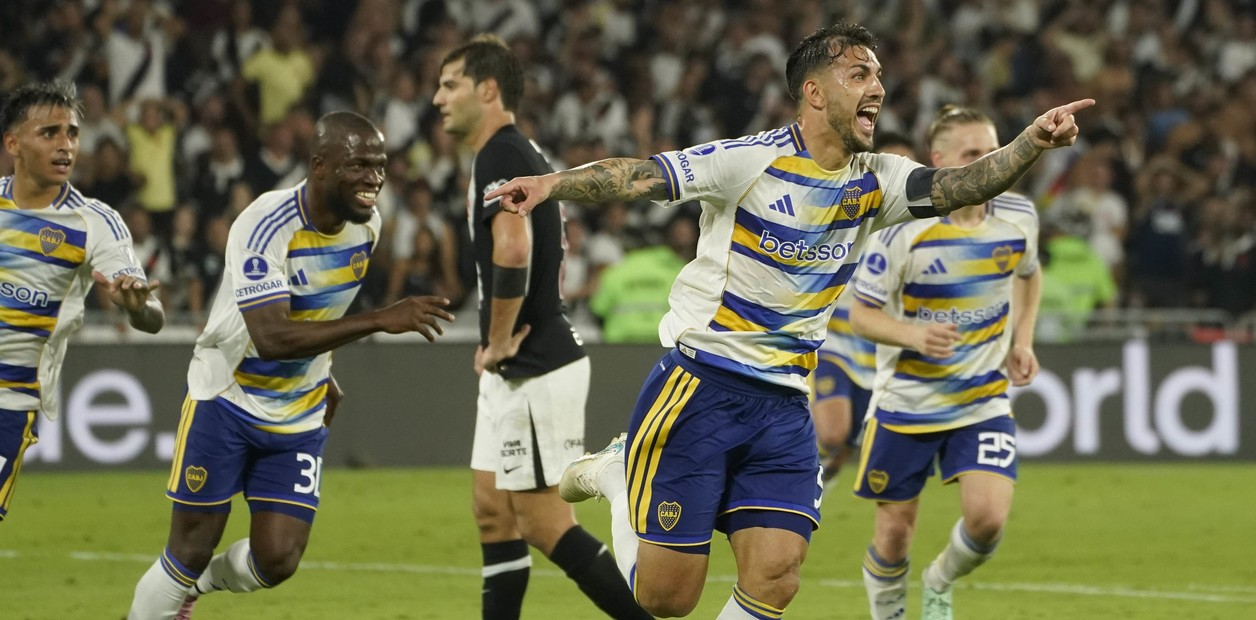
#> input picture Archivos TP2-20261023/img_03.jpg, 1256 x 620 px, found by its file name; its folder holds only this picture in this run
$ jupyter execute --allow-errors TP2_base.ipynb
#> lines starting #> are read from the running program, lines starting #| are printed output that depends on the picture
### formato_tp2.py
"""
Formato binario .tp2: imagen en escala de grises comprimida con Huffman sobre residuos por fila.

Estructura del archivo (enteros en little-endian):
    magic         4 bytes   b'TP2\\x01'
    M, N          2 x uint32  alto y ancho de la imagen
    n_simbolos    uint16    cantidad de residuos distintos (0 si N == 1)
    tabla         por simbolo: residuo int16 | largo del codigo uint16 | codigo empaquetado en bytes
    primera_col   M bytes   primer pixel de cada fila (condicion inicial)
    n_bits        uint64    cantidad de bits utiles del payload
    payload       bits de los M*(N-1) residuos, empaquetados (relleno de ceros al final)
"""
import struct
import numpy as np

from funciones_auxiliares_tp2 import huffman_code, huffman_decode

MAGIC = b'TP2\x01'


def _pmf(simbolos):
    valores, cuentas = np.unique(simbolos, return_counts=True)
    return {int(v): c / simbolos.size for v, c in zip(valores, cuentas)}


# [14 lines left out: functions _empaquetar, _desempaquetar, not called in this run]


def comprimir(img):
    """img: matriz 2D uint8/int. Retorna los bytes del archivo .tp2."""
    img = np.asarray(img, dtype=np.int16)
    M, N = img.shape
    primera_col = img[:, 0].astype(np.uint8)
    res = np.diff(img, axis=1)          # (M, N-1), residuos entre vecinos de una misma fila

    salida = [MAGIC, struct.pack('<IIH', M, N, 0)]
    codigo = {}
    bits = ''
    if res.size > 0:
        codigo = huffman_code(_pmf(res.ravel()))
        if len(codigo) == 1:            # un unico residuo: huffman_code devuelve '' -> forzar 1 bit
            codigo = {s: '0' for s in codigo}
        bits = ''.join(codigo[int(r)] for r in res.ravel())
    salida[1] = struct.pack('<IIH', M, N, len(codigo))

    for simbolo, cod in codigo.items():
        salida.append(struct.pack('<hH', simbolo, len(cod)))
        salida.append(_empaquetar(cod))
    salida.append(primera_col.tobytes())
    salida.append(struct.pack('<Q', len(bits)))
    salida.append(_empaquetar(bits))
    return b''.join(salida)


# [23 lines left out: function descomprimir, not called in this run]

### TP2_G04/TP2_base.ipynb
# TP2 - Compresión de imágenes sin pérdida con Huffman
Inferencia y Estimación - Primavera 2026

## 0. Base común

[cell 1]
import os
import numpy as np
import matplotlib.pyplot as plt
from PIL import Image
from collections import Counter

from funciones_auxiliares_tp2 import huffman_code, huffman_decode


"""
- `img_01`, `img_02`, `img_04`: provistas por la cátedra en el campus.
- `img_03`, `img_05`: agregadas por el grupo, disponibles en
  https://drive.google.com/drive/folders/1oRCDxEh0M-QktOgnfQJCaMPLWKGkGsiX?usp=sharing
"""

IMG_DIR = 'Archivos TP2-20261023'
IMAGENES = sorted(os.listdir(IMG_DIR))
print(IMAGENES)

[cell 2]
def cargar_imagen(nombre):
    """Carga la imagen en escala de grises como matriz int (0-255)."""
#> called with nombre = 'img_03.jpg'
    img = Image.open(f'{IMG_DIR}/{nombre}').convert('L')
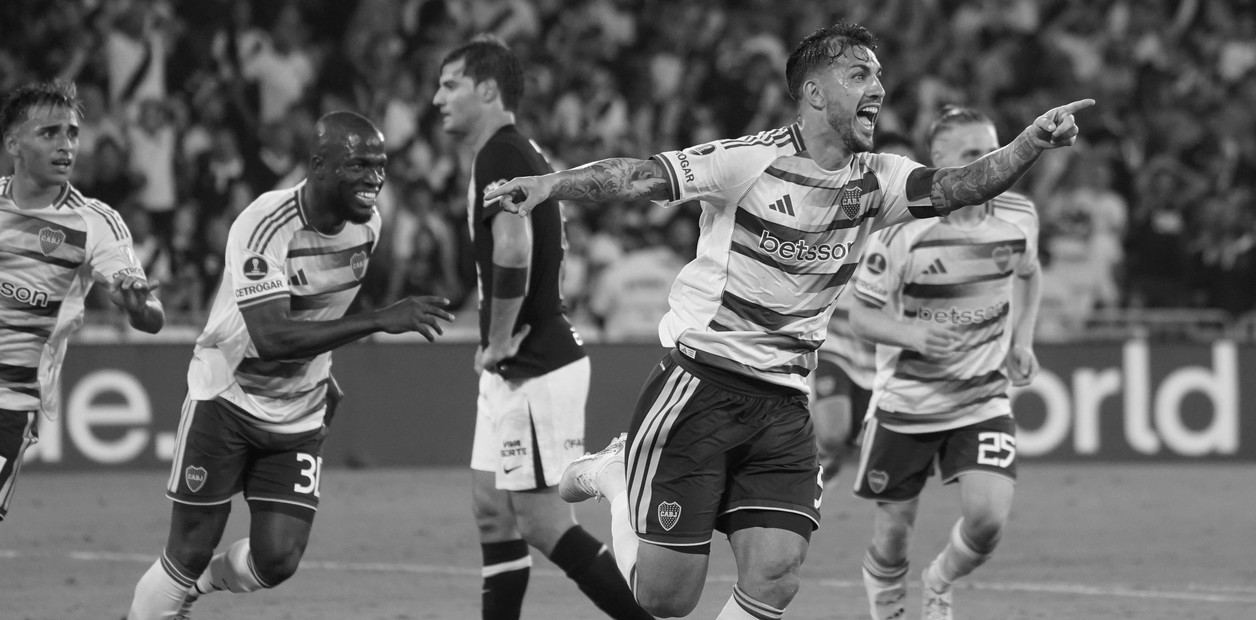
#> img: PIL image 1256x620 L; min 1, max 255, mean 102.9
    return np.array(img, dtype=np.int16)   # int16 para que los residuos no hagan overflow


def pmf(simbolos):
    """PMF empírica: dict {simbolo: probabilidad} a partir de un array de símbolos."""
    simbolos = np.asarray(simbolos).ravel()
    cuentas = Counter(simbolos.tolist())
#> cuentas = 255 items
    n = simbolos.size
#> n = 778720
#> `p = pmf(img)`: p = 255 items
    return {s: c / n for s, c in cuentas.items()}


def entropia(p):
    """Entropía en bits de una PMF (dict o array). Ignora probabilidades nulas."""
    v = np.array(list(p.values()) if isinstance(p, dict) else p, dtype=float)
    v = v[v > 0]
    return float(-np.sum(v * np.log2(v)))


def longitud_media(p, codigo):
    """L = sum p(x) l(x): longitud media teórica del código."""
    return sum(p[s] * len(codigo[s]) for s in p)


def codificar(simbolos, codigo):
    """Codifica una secuencia de símbolos a un string de bits."""
    return ''.join(codigo[s] for s in np.asarray(simbolos).ravel().tolist())


def bits_promedio(bits, n_simbolos):
    """Bits promedio reales por símbolo de la secuencia codificada."""
    return len(bits) / n_simbolos

[cell 3]
def residuos_filas(img):
    """Residuos por fila: y[i,j] = x[i,j] - x[i,j-1], j=2..N.
    Retorna (primera_columna, residuos), residuos de forma (M, N-1).
    No se diferencia entre el fin de una fila y el inicio de la siguiente."""
    return img[:, 0].copy(), np.diff(img, axis=1)


def reconstruir_filas(primera_col, res):
    """Inversa de residuos_filas."""
    primera_col = np.asarray(primera_col)[:, None]
    return np.concatenate([primera_col, primera_col + np.cumsum(res, axis=1)], axis=1)


def residuos_serpentina(img):
    """Recorrido en serpentina (filas impares de derecha a izquierda).
    Retorna (x_inicial, residuos) con residuos de forma (M, N-1) en orden de recorrido.
    Un solo píxel inicial para toda la imagen."""
    s = img.copy()
    s[1::2] = s[1::2, ::-1]
    # Los residuos entre filas se calculan entre píxeles vecinos (último de una fila y
    # el de abajo, que en serpentina es el primero de la siguiente), por eso es válido
    # aplanar el recorrido.
    flat = s.ravel()
    return int(flat[0]), np.diff(flat)


def reconstruir_serpentina(x0, res, shape):
    flat = np.concatenate([[x0], x0 + np.cumsum(res)])
    s = flat.reshape(shape)
    s[1::2] = s[1::2, ::-1]
    return s


def pares_vecinos(img):
    """Pares (X, X') usados en el cálculo de residuos por fila: (x[i,j-1], x[i,j])."""
    return img[:, :-1].ravel(), img[:, 1:].ravel()

[cell 4]
def entropia_conjunta(a, b):
    """H(A,B) en bits desde el histograma conjunto de dos arrays enteros."""
    a = np.asarray(a); b = np.asarray(b)
    a = a - a.min(); b = b - b.min()
    h = np.zeros((a.max() + 1, b.max() + 1))
    np.add.at(h, (a, b), 1)
    return entropia(h.ravel() / h.sum())


def info_mutua(a, b):
    """I(A;B) = H(A) + H(B) - H(A,B), en bits."""
    return entropia(pmf(a)) + entropia(pmf(b)) - entropia_conjunta(a, b)

### Tests de la base (correr antes de usar)

[cell 5]
# Test de casos borde del formato .tp2 (ida y vuelta: comprimir -> descomprimir)
import numpy as np
from formato_tp2 import comprimir, descomprimir

rng = np.random.default_rng(0)   # semilla fija para que sea reproducible
casos = {
    'constante':        np.full((6, 8), 123),
    'una fila':         rng.integers(0, 256, size=(1, 12)),
    'una columna':      rng.integers(0, 256, size=(12, 1)),
    'un pixel':         np.array([[200]]),
    'extremos 0/255':   np.tile([0, 255], (5, 6)),
    'ruido':            rng.integers(0, 256, size=(32, 32)),
}

print(f"{'caso':16s} {'forma':>9s} {'bytes .tp2':>11s} {'exacta':>7s}")
#> (the rest of this cell did not finish here and is left out)

#> (a cell that did not finish here is left out)

## 1. Ejercicio 1 - píxel a píxel
**(a)** `p(x)`, gráfico y `H(X)` para cada imagen; comparar entropías.
**(b)** Huffman, bits promedio reales vs `L` teórica (y vs `H(X)` y vs 8 bits).

[cell 7]
import os
os.makedirs('figuras', exist_ok=True)
imgs = {n: cargar_imagen(n) for n in IMAGENES}
#> imgs = 1 item
pmf_x = {n: pmf(im) for n, im in imgs.items()}
#> pmf_x = 1 item
H_x = {n: entropia(p) for n, p in pmf_x.items()}
#> H_x = {'img_03.jpg': 7.57}


def grilla(n, ncols=3, w=4.5, h=3.5):
    """Grilla de subplots para n gráficos (los sobrantes quedan apagados)."""
    nrows = -(-n // ncols)
    fig, axs = plt.subplots(nrows, ncols, figsize=(w * ncols, h * nrows))
    axs = np.atleast_1d(axs).ravel()
    for ax in axs[n:]:
        ax.axis('off')
    return fig, axs


# Imágenes
fig, axs = plt.subplots(1, len(imgs), figsize=(3.2 * len(imgs), 2.6))
#> (the rest of this cell did not finish here and is left out)

[cell 8]
cod_x, L_x, real_x, bits_x = {}, {}, {}, {}
#> (the rest of this cell did not finish here and is left out)

## 2. Ejercicio 2 - residuos e información mutua
**(a)** `p(y)` y `H(Y)`; graficar `p(x)` y `p(y)` juntas.
**(b)** Huffman sobre residuos; bits promedio reales vs `L`. Ojo: sumar el costo de los píxeles iniciales (y de la tabla si se quiere ser estricto).
**(c)** `I(X;X')` entre vecinos.

[cell 9]
col0, res_y, pmf_y, H_y = {}, {}, {}, {}
for n, im in imgs.items():
    col0[n], res_y[n] = residuos_filas(im)
    pmf_y[n] = pmf(res_y[n])
    H_y[n] = entropia(pmf_y[n])
#> this loop made 1 pass
#> after the loop, H_y = {'img_03.jpg': 4.43}; col0 = 1 item; pmf_y = 1 item; res_y = 1 item

fig, axs = grilla(len(imgs))
xs = np.arange(256); ys = np.arange(-255, 256)
for ax, n in zip(axs, imgs):
    ax.plot(xs, [pmf_x[n].get(x, 0) for x in xs], label=f'p(x)  H={H_x[n]:.2f}')
    ax.plot(ys, [pmf_y[n].get(y, 0) for y in ys], label=f'p(y)  H={H_y[n]:.2f}')
    ax.set_title(n); ax.set_xlabel('valor'); ax.legend()
#> this loop made 1 pass
#> n on pass 1: 'img_03.jpg'
plt.tight_layout(); plt.savefig('figuras/ej2_pmf.png', dpi=150); plt.show()
#> after `plt.tight_layout()`:
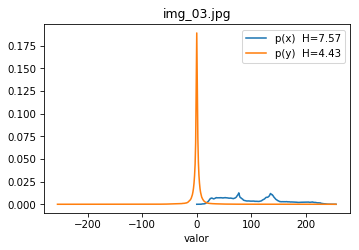
#> figure drawn by matplotlib, 1 panel; curve peaks at x = 77, y = 0.0126; curve peaks at x = 0, y = 0.189
for n in imgs: print(f'{n}: H(X) = {H_x[n]:.4f}   H(Y) = {H_y[n]:.4f}   dif = {H_x[n]-H_y[n]:.4f}')

[cell 10]
L_y, real_y, total_y = {}, {}, {}
#> (the rest of this cell did not finish here and is left out)

[cell 11]
I_xx = {}
for n, im in imgs.items():
    X, Xp = pares_vecinos(im)
    I_xx[n] = info_mutua(X, Xp)
#> after the loop, I_xx = {'img_03.jpg': 3.3}
print(f"{'imagen':10s} {'I(X;X*)':>8s} {'H(X)-H(Y)':>10s}")
for n in imgs:
    print(f'{n:10s} {I_xx[n]:8.3f} {H_x[n]-H_y[n]:10.3f}')

$ run again, on Archivos TP2-20261023/img_05.jpg
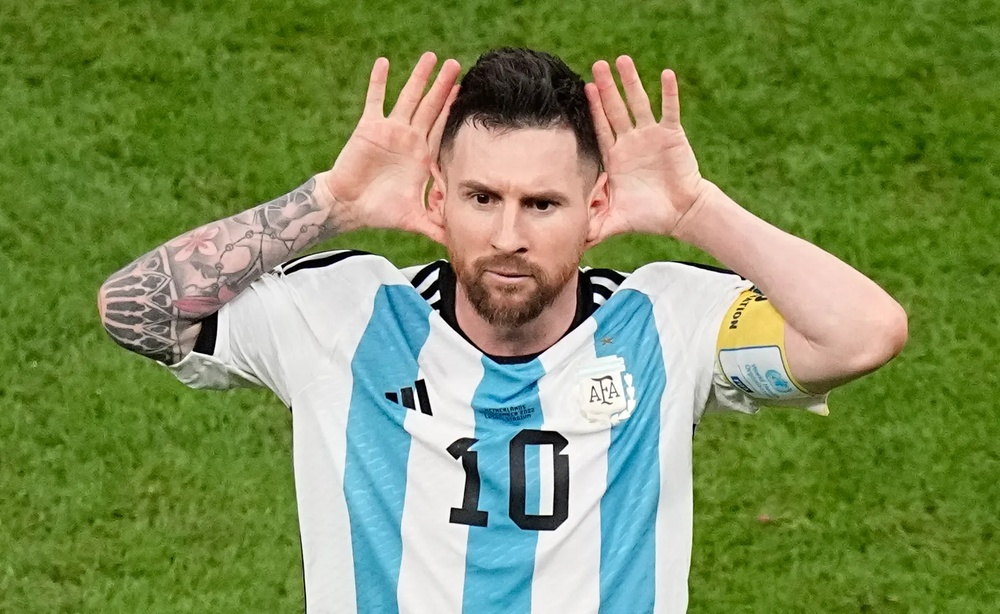
#> input picture Archivos TP2-20261023/img_05.jpg, 1000 x 614 px, shrunk from 1605 x 986 before the run, found by its file name
#> cuentas = 256 items
#> imgs = 1 item
#> H_x = {'img_05.jpg': 7.32}
#> the loop `for n, im in imgs.items():` made 1 pass
#> after the loop `for n, im in imgs.items():`: H_y = {'img_05.jpg': 4.9}; col0 = 1 item
#> the loop `for ax, n in zip(axs, imgs):` made 1 pass
#> n on pass 1: 'img_05.jpg'
#> `plt.tight_layout()`:
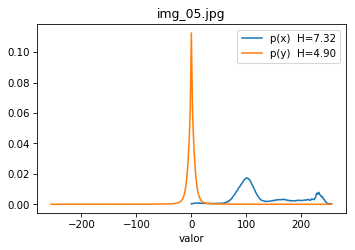
#> figure drawn by matplotlib, 1 panel; curve peaks at x = 101, y = 0.0173; curve peaks at x = 0, y = 0.113
#> the loop `for n in imgs: print(f'{n}: H(X) = {H_x[n]:.4f}   H(Y) = {H_y[n]:.4f} ..` made 1 pass
#> (printed output is left out)
#> after the loop `for n, im in imgs.items():`: I_xx = {'img_05.jpg': 2.64}
#> the loop `for n in imgs:` made 1 pass
#> (printed output is left out)
